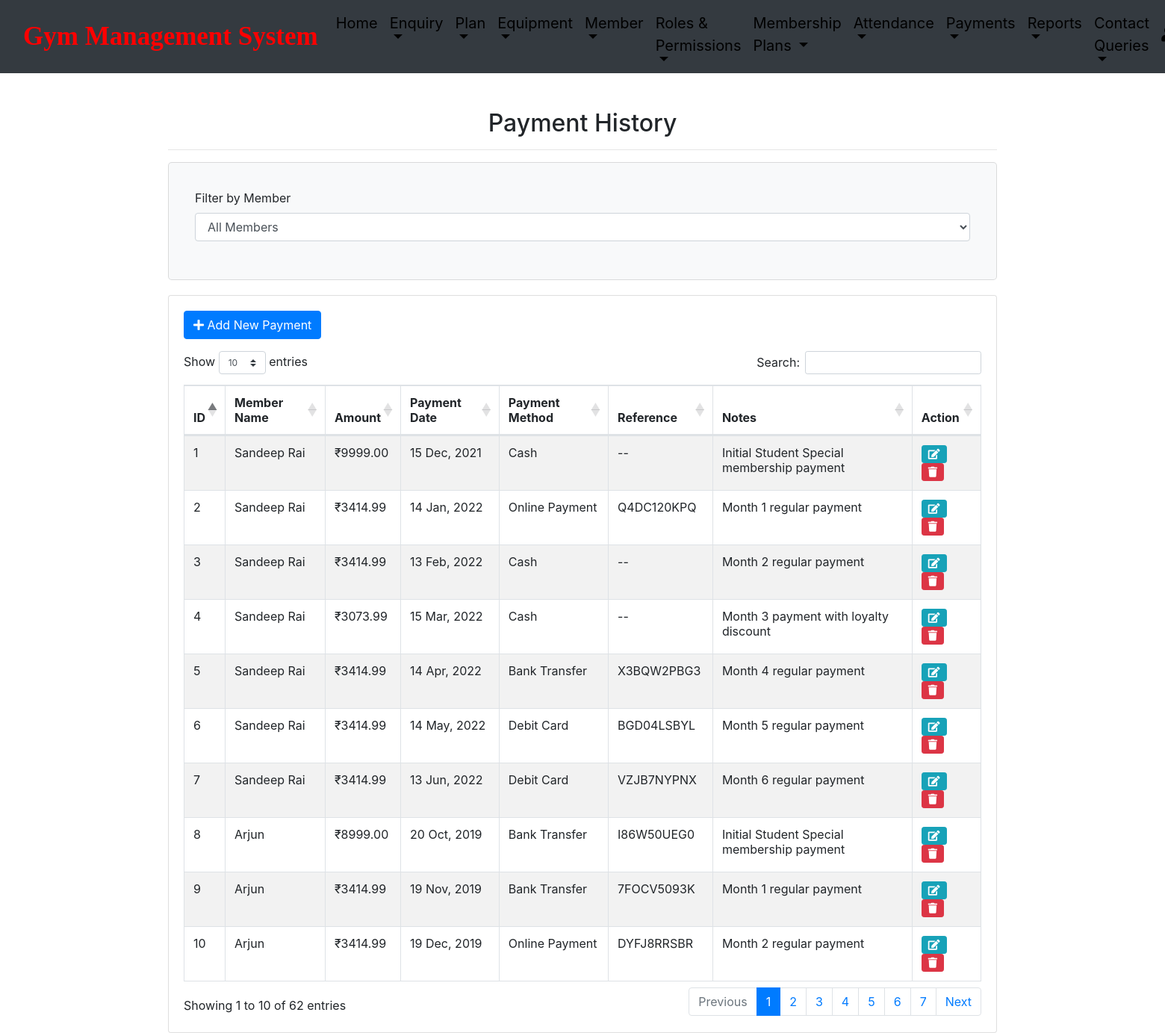
/viewPayments (signed in), run on the app's committed database.
### gym/models.py (models this page shows, shortened)
class Payment(models.Model):
    member = models.ForeignKey(Member, on_delete=models.CASCADE)
    amount = models.DecimalField(max_digits=10, decimal_places=2)
    payment_date = models.DateField()
    PAYMENT_METHOD_CHOICES = (
        ('cash', 'Cash'),
        ('credit_card', 'Credit Card'),
        ('debit_card', 'Debit Card'),
        ('bank_transfer', 'Bank Transfer'),
        ('online', 'Online Payment'),
    )
    payment_method = models.CharField(max_length=20, choices=PAYMENT_METHOD_CHOICES, default='cash')
    reference_number = models.CharField(max_length=100, null=True, blank=True)
    notes = models.TextField(null=True, blank=True)

class Member(models.Model):
    user = models.OneToOneField(User, on_delete=models.CASCADE, null=True, blank=True)
    name = models.CharField(max_length=150, null=True)
    contact = models.CharField(max_length=15, null=True)
    email = models.CharField(max_length=50, null=True)
    gender = models.CharField(max_length=10, null=True)
    plan = models.CharField(max_length=100, null=True)
    joindate = models.DateField(null=True)
    initamount = models.CharField(max_length=100, null=True)

### gym/views.py (the view)
# urls.py: path('viewPayments', viewPayments, name='viewPayments'),
def viewPayments(request):
    if not request.user.is_authenticated:
        return redirect('admin_login')
    payments = None
    selected_member = None
    if request.method == "POST" and 'member' in request.POST:
        member_id = request.POST.get('member')
        if member_id:
            selected_member = Member.objects.get(id=member_id)
            payments = Payment.objects.filter(member=selected_member).order_by('-payment_date')
    if not payments:
        payments = Payment.objects.all().order_by('-payment_date')
    members = Member.objects.all()
    return render(request, 'viewPayments.html', locals())

### gym/templates/viewPayments.html (shortened to what this page needs)
{% include 'admin_nav.html' %}
{% load static %}
<head>
</head>
<div class="container mt-5">
    <h2 class="text-center">Payment History</h2>
    <hr>
    <div class="row">
        <div class="col-sm-12">
            <div class="card filter-card">
                <div class="card-body">
                    <form method="post">
                        <div class="form-group">
                            <label>Filter by Member</label>
                            <select name="member" class="form-control" onchange="this.form.submit()">
                                <option value="">All Members</option>
                            </select>
                        </div>
                    </form>
                </div>
            </div>
            <div class="card">
                <div class="card-body">
                    <a href="{% url 'addPayment' %}" class="btn btn-primary mb-3">
                        <i class="fas fa-plus"></i> Add New Payment
                    </a>
                    <div class="table-responsive">
                        <table id="example" class="table table-bordered table-striped">
                            <thead>
                                <tr>
                                    <th>ID</th>
                                    <th>Member Name</th>
                                    <th>Amount</th>
                                    <th>Payment Date</th>
                                    <th>Payment Method</th>
                                    <th>Reference</th>
                                    <th>Notes</th>
                                    <th>Action</th>
                                </tr>
                            </thead>
                            <tbody>
                                {% for payment in payments %}
                                <tr>
                                    <td>{{ payment.id }}</td>
                                    <td>{{ payment.member.name }}</td>
                                    <td>₹{{ payment.amount }}</td>
                                    <td>{{ payment.payment_date|date:"d M, Y" }}</td>
                                    <td>{{ payment.get_payment_method_display }}</td>
                                    <td>{{ payment.reference_number|default:"--" }}</td>
                                    <td>{{ payment.notes|default:"--" }}</td>
                                    <td>
                                        <a href="{% url 'edit_Payment' payment.id %}" class="btn btn-sm btn-info">
                                            <i class="fas fa-edit"></i>
                                        </a>
                                        <a href="{% url 'delete_Payment' payment.id %}" class="btn btn-sm btn-danger" onclick="return confirm('Are you sure you want to delete?')">
                                            <i class="fas fa-trash"></i>
                                        </a>
                                    </td>
                                </tr>
                                {% empty %}
                                <tr>
                                    <td colspan="8" class="text-center">No payment records found</td>
                                </tr>
                                {% endfor %}
                            </tbody>
                        </table>
                    </div>
                </div>
            </div>
        </div>
    </div>
</div>

### gym/templates/viewPayments.html (style rules this page uses)
.filter-card { background-color: #f8f9fa; padding: 15px; margin-bottom: 20px; border-radius: 5px; }

### data on the page
Payment: id "7", member.name "Sandeep Rai", amount "3414.99", payment_date "13 Jun, 2022", payment_method "Debit Card", reference_number "VZJB7NYPNX", notes "Month 6 regular payment"
Payment: id "6", member.name "Sandeep Rai", amount "3414.99", payment_date "14 May, 2022", payment_method "Debit Card", reference_number "BGD04LSBYL", notes "Month 5 regular payment"
Payment: id "5", member.name "Sandeep Rai", amount "3414.99", payment_date "14 Apr, 2022", payment_method "Bank Transfer", reference_number "X3BQW2PBG3", notes "Month 4 regular payment"
Payment: id "4", member.name "Sandeep Rai", amount "3073.99", payment_date "15 Mar, 2022", payment_method "Cash", reference_number "--", notes "Month 3 payment with loyalty discount"
Payment: id "3", member.name "Sandeep Rai", amount "3414.99", payment_date "13 Feb, 2022", payment_method "Cash", reference_number "--", notes "Month 2 regular payment"
Payment: id "2", member.name "Sandeep Rai", amount "3414.99", payment_date "14 Jan, 2022", payment_method "Online Payment", reference_number "Q4DC120KPQ", notes "Month 1 regular payment"
Payment: id "1", member.name "Sandeep Rai", amount "9999.00", payment_date "15 Dec, 2021", payment_method "Cash", reference_number "--", notes "Initial Student Special membership payment"
Payment: id "10", member.name "Arjun", amount "3414.99", payment_date "19 Dec, 2019", payment_method "Online Payment", reference_number "DYFJ8RRSBR", notes "Month 2 regular payment"
Payment: id "9", member.name "Arjun", amount "3414.99", payment_date "19 Nov, 2019", payment_method "Bank Transfer", reference_number "7FOCV5093K", notes "Month 1 regular payment"
Payment: id "8", member.name "Arjun", amount "8999.00", payment_date "20 Oct, 2019", payment_method "Bank Transfer", reference_number "I86W50UEG0", notes "Initial Student Special membership payment"
